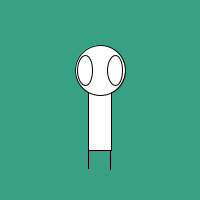
Frame 1 (no input)
Frame 60 (the mouse pressed at the canvas centre just before this capture): identical to frame 1, image omitted
Frame 120 (the mouse held since frame 60 and released just before this capture): identical to frame 1, image omitted

The Processing sketch that drew this single still picture (run headless with seeded random() and noise(); from frame 60 on, the mouse is pressed at the canvas centre):

// Processing sketch: build
// ── build.pde
// Setup se ejecuta una sola vez
void setup(){
  size(200,200);
}

//Draw se ejecutar indefinidamente
void draw(){
  //Establece el fondo del sketch
  background(#38a185);
  rectMode(CENTER);
  rect(100,100,23,100);
  ellipse( 100, 70, 50, 50);
  ellipse( 85, 70, 15, 30);
  ellipse( 115, 70, 15, 30);
  
  line(88, 149, 88, 168);
  line(110, 150, 110, 169);
  //    x    y    x    y
}
